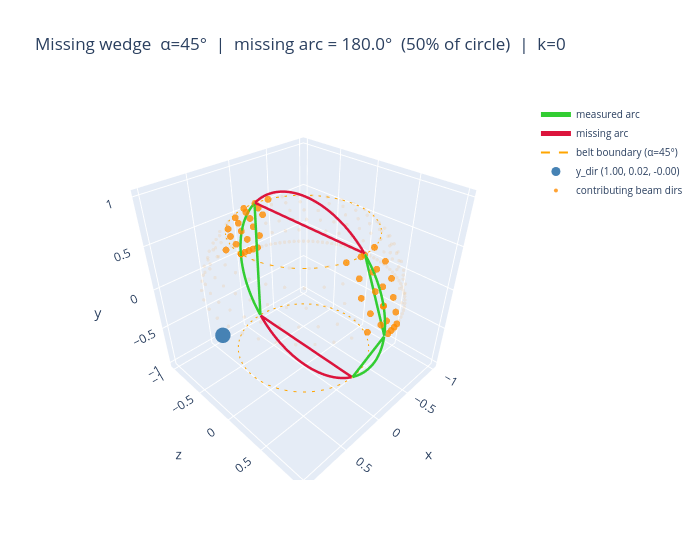
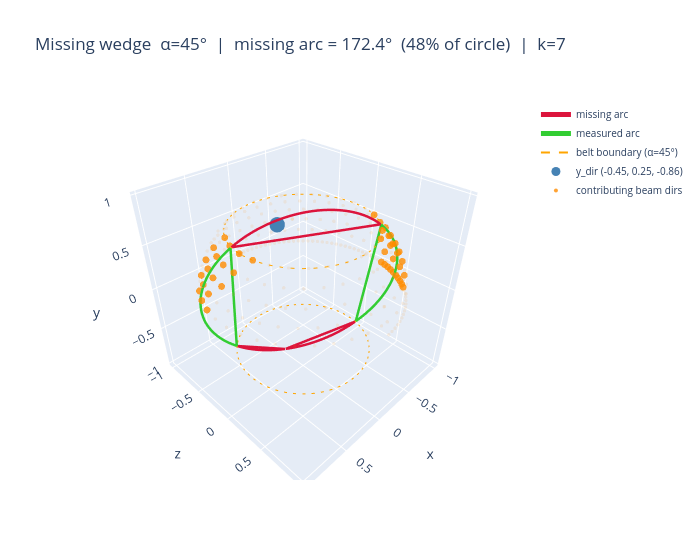
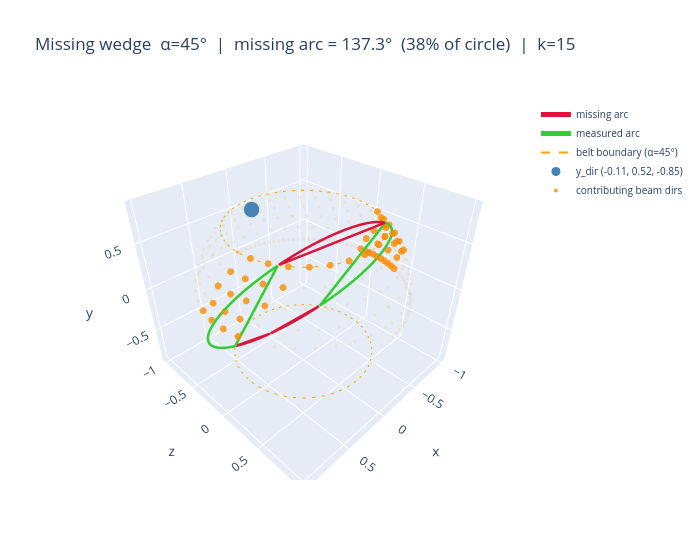
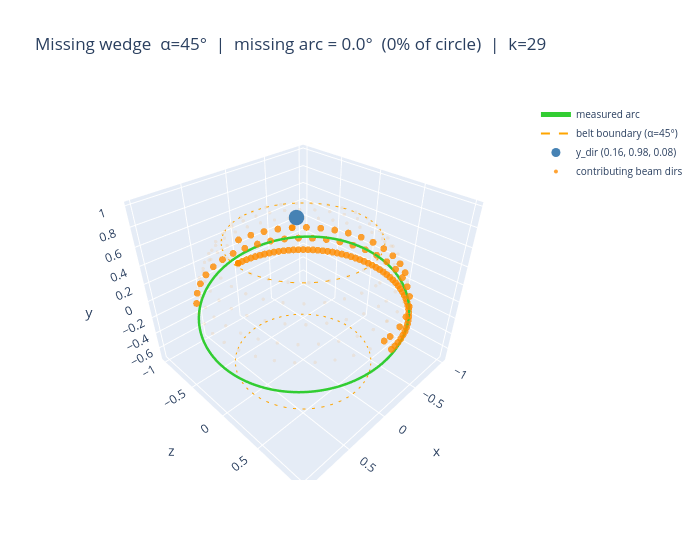

Write notebook code for charts like these, in order.
### Code cell
# ── Great-circle coverage — cross-check against hemisphere_plotly ─────────────
# Green arc = beam directions in the measurable belt land here → data exists.
# Red arc   = polar-cap directions → missing wedge.
# Orange dashes = belt boundary (|b · goniometer_axis| = cos(alpha)).
#
# Validation: the contributing beam-direction dots from hemisphere_plotly above
# should cluster on the green segments.  Dots on the red segments would indicate
# a discrepancy between the analytical mask and the actual projection geometry.

K_SHOW = [0, K // 4, K // 2, K - 1]   # a spread from pole-ish to equatorial

for k in K_SHOW:
    fig = plot_wedge_hemisphere(
        y_dir=y_directions[k],
        alpha_deg=ALPHA_DEG,
        goniometer_axis=G_AXIS,
        title_extra=f'k={k}',
    )
    # Overlay contributing beam directions from the actual projection matrix
    c = adj[:, k]   # (N,) bool — True if projection n contributes to direction k
    fig.add_trace(__import__('plotly.graph_objects', fromlist=['Scatter3d']).Scatter3d(
        x=proj_dirs[c, 0], y=proj_dirs[c, 2], z=proj_dirs[c, 1],
        mode='markers',
        marker=dict(size=4, color='darkorange', opacity=0.8),
        name='contributing beam dirs',
    ))
    fig.add_trace(__import__('plotly.graph_objects', fromlist=['Scatter3d']).Scatter3d(
        x=proj_dirs[~c, 0], y=proj_dirs[~c, 2], z=proj_dirs[~c, 1],
        mode='markers',
        marker=dict(size=2, color='darkorange', opacity=0.1),
        name='non-contributing beam dirs',
        showlegend=False,
    ))
    fig.show()
